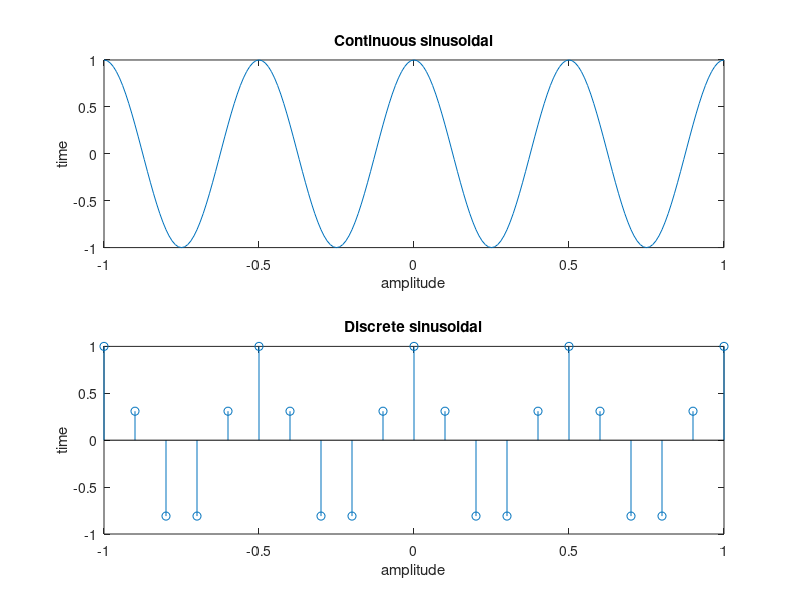

Write MATLAB code to recreate this figure.
t=-1:.01:1;
f=2;
a=1;
y=a*cos(2*pi*f*t);
subplot(2,1,1);
plot(t,y);
xlabel('amplitude');
ylabel('time');
title('Continuous sinusoidal');

t=-1:.1:1;
f=2;
a=1;
y=a*cos(2*pi*f*t);
subplot(2,1,2);
stem(t,y);
xlabel('amplitude');
ylabel('time');
title('Discrete sinusoidal');
